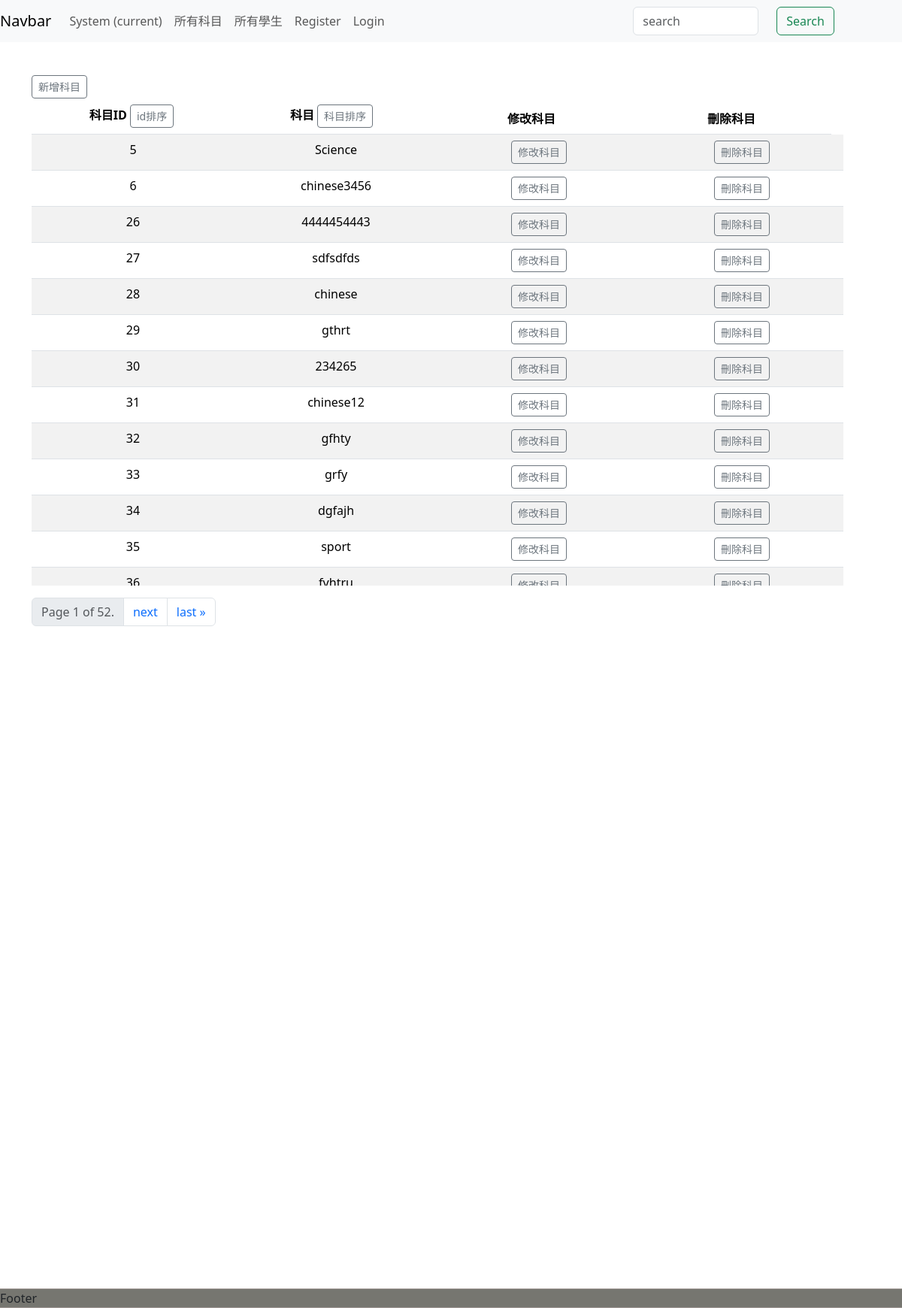
The page /app/subjects/ on the database as committed earlier.
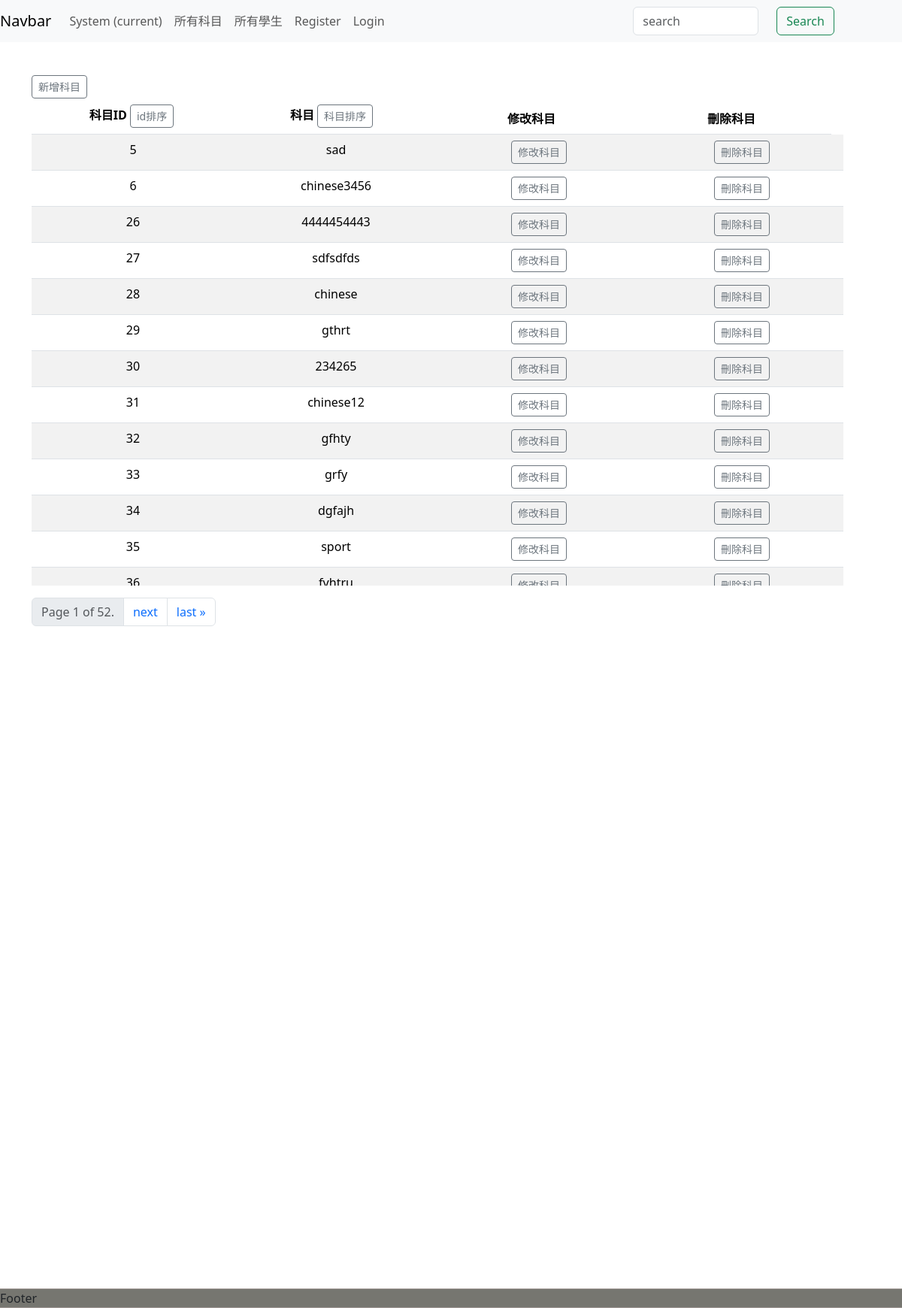
The same page on the database as committed later.
### app/models.py (models this page shows, shortened)
class Subject(models.Model):
    subjectName = models.CharField(max_length=30,unique=True,verbose_name ="科目名稱")
    class Meta:
        verbose_name = "科目"
        verbose_name_plural = "科目"

### app/views.py (the view)
# urls.py: path("subjects/", views.ListSubjectView.as_view(), name="listSubjects"),
class ListSubjectView(ListView):
    paginate_by = PAGINATE_NUM
    model = Subject
    template_name = 'app/Subject.html'
    context_object_name = "subjects"
    def get_ordering(self) -> Sequence[str]:
        ordering = self.request.GET.get('ordering', 'id')
        return [ordering]
    def get_context_data(self, **kwargs: Any) -> dict[str, Any]:
        context = super().get_context_data(**kwargs)
        context["SUBJECTS_API_URL"] = reverse_lazy("app:listSubjects")
        ordering = self.request.GET.get('ordering', 'id')
        context['ordering'] = ordering
        return context

### app/templates/app/Subject.html (shortened to what this page needs)
{% extends "app/Base.html" %}
{% load static %}
{% block content %}
<a href="{% url 'app:createSubject' %}" class="btn btn-outline-secondary btn-sm">新增科目</a>
<table class="table table-striped" style="width: 90vw;">
    <thead>
        <tr>
            <th scope="col">
                科目ID
                <a href="#" class="btn btn-outline-secondary btn-sm order-btn" id="id-order-btn">id排序</a>
            </th>
            <th scope="col">
                科目
                <a href="#" class="btn btn-outline-secondary btn-sm order-btn" id="subjectName-order-btn">科目排序</a>
            </th>
            <th scope="col">修改科目</th>
            <th scope="col">刪除科目</th>
        </tr>
    </thead>
    <tbody>
        {% for subject in subjects %}
        <tr>
            <td scope="col">{{ subject.id }}</td>
            <td scope="col">{{ subject.subjectName }}</td>
            <td scope="col">
                <a href="#" class="btn btn-outline-secondary btn-sm update-subject-btn"
                    hx-get="{% url 'app:updateSubjects' pk=subject.id %}" hx-trigger="click" hx-target="closest tr"
                    hx-swap="innerHTML">
                    修改科目
                </a>
            </td>
            <td scope="col">
                <a href="#" class="btn btn-outline-secondary btn-sm" hx-delete="{% url 'app:deleteSubjects' pk=subject.id %}"
                    hx-trigger="click" hx-target="closest tr" hx-swap="outerHTML">
                    刪除科目
                </a>
            </td>
        </tr>
        {% endfor %}
    </tbody>
</table>
<div class="pagination">
    <ul class="pagination justify-content-center">
        <li class="page-item disabled">
            <span class="page-link">
                Page {{ page_obj.number }} of {{ page_obj.paginator.num_pages }}.
            </span>
        </li>
        {% if page_obj.has_next %}
            <li class="page-item"><a class="page-link" href="?page={{ page_obj.next_page_number }}&ordering={{ ordering }}">next</a></li>
            <li class="page-item"><a class="page-link" href="?page={{ page_obj.paginator.num_pages }}&ordering={{ ordering }}">last &raquo;</a></li>
        {% endif %}
    </ul>
</div>
{% endblock %}

Rows that differ between the two databases and show on the page:
changed Subject id 5: subjectName "Science" → "sad"
